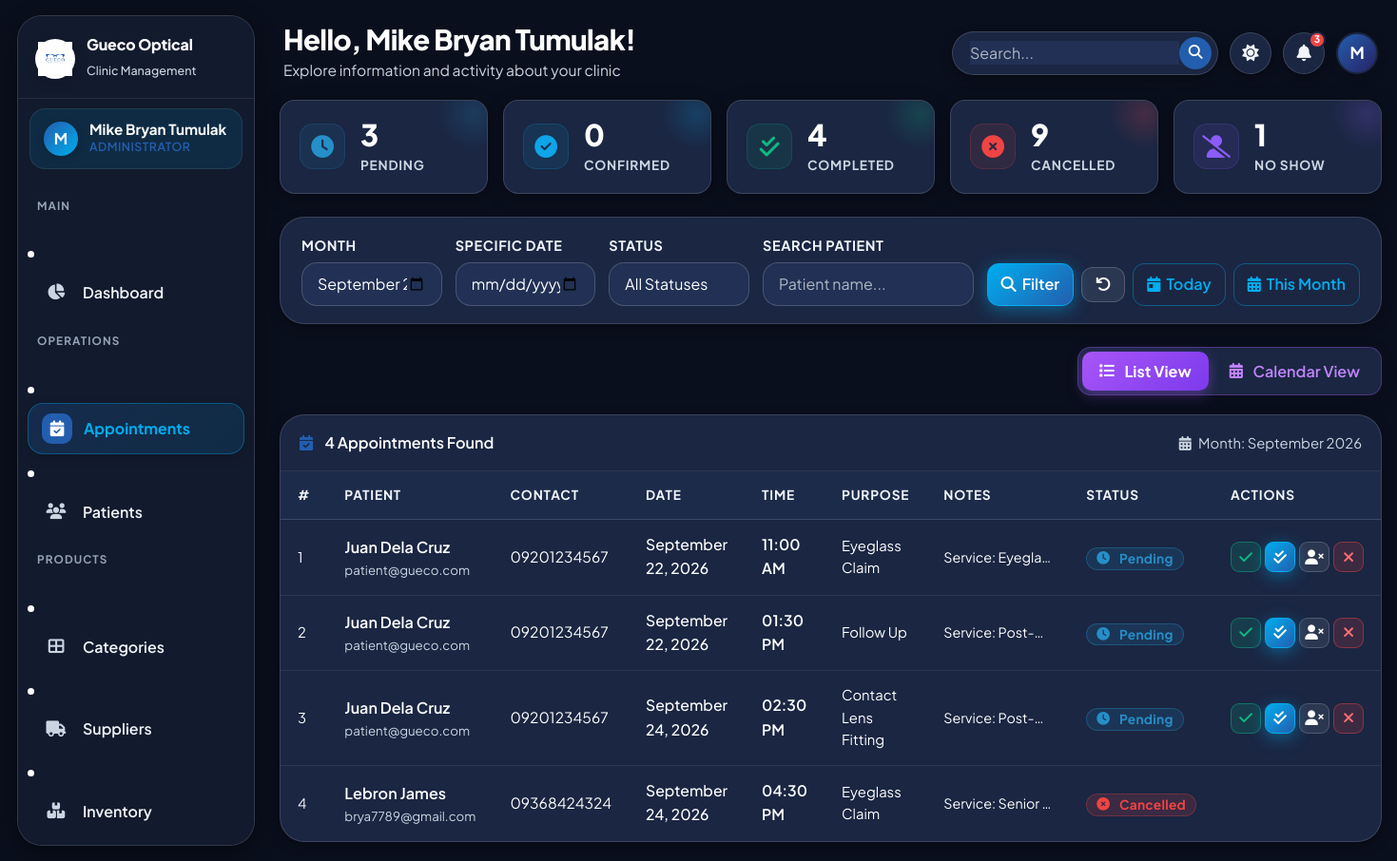
The page /admin/appointments.php (signed in) on the database its author committed.
### tables this page shows
CREATE TABLE `users` (
  `id` int(11) NOT NULL AUTO_INCREMENT,
  `full_name` varchar(100) NOT NULL,
  `email` varchar(100) NOT NULL,
  `password` varchar(255) NOT NULL,
  `role` enum('admin','doctor','saleslady') NOT NULL,
  `phone` varchar(20) DEFAULT NULL,
  `status` enum('active','inactive') DEFAULT 'active',
  `profile_photo` varchar(255) DEFAULT NULL,
  `created_at` timestamp NOT NULL DEFAULT current_timestamp(),
  `updated_at` timestamp NOT NULL DEFAULT current_timestamp() ON UPDATE current_timestamp(),
  PRIMARY KEY (`id`),
  UNIQUE KEY `email` (`email`)
);

CREATE TABLE `appointments` (
  `id` int(11) NOT NULL AUTO_INCREMENT,
  `patient_id` int(11) NOT NULL,
  `appointment_date` date NOT NULL,
  `appointment_time` time NOT NULL,
  `purpose` enum('consultation','eyeglass_claim','follow_up','contact_lens_fitting','other') NOT NULL DEFAULT 'consultation',
  `status` enum('pending','confirmed','completed','cancelled','no_show') DEFAULT 'pending',
  `notes` text DEFAULT NULL,
  `verified_by` int(11) DEFAULT NULL,
  `created_at` timestamp NOT NULL DEFAULT current_timestamp(),
  `updated_at` timestamp NOT NULL DEFAULT current_timestamp() ON UPDATE current_timestamp(),
  PRIMARY KEY (`id`),
  KEY `patient_id` (`patient_id`),
  KEY `verified_by` (`verified_by`),
  CONSTRAINT `appointments_ibfk_1` FOREIGN KEY (`patient_id`) REFERENCES `patients` (`id`) ON DELETE CASCADE,
  CONSTRAINT `appointments_ibfk_2` FOREIGN KEY (`verified_by`) REFERENCES `users` (`id`) ON DELETE SET NULL
);

CREATE TABLE `patients` (
  `id` int(11) NOT NULL AUTO_INCREMENT,
  `first_name` varchar(100) DEFAULT NULL,
  `middle_name` varchar(100) DEFAULT NULL,
  `last_name` varchar(100) DEFAULT NULL,
  `full_name` varchar(100) DEFAULT NULL,
  `email` varchar(100) NOT NULL,
  `google_id` varchar(255) DEFAULT NULL,
  `password` varchar(255) NOT NULL,
  `phone` varchar(20) DEFAULT NULL,
  `address` text DEFAULT NULL,
  `birthdate` date DEFAULT NULL,
  `gender` enum('male','female','other') DEFAULT NULL,
  `avatar` varchar(500) DEFAULT NULL,
  `status` enum('active','inactive') DEFAULT 'active',
  `created_at` timestamp NOT NULL DEFAULT current_timestamp(),
  `updated_at` timestamp NOT NULL DEFAULT current_timestamp() ON UPDATE current_timestamp(),
  `reset_otp_hash` varchar(255) DEFAULT NULL,
  `reset_expires` datetime DEFAULT NULL,
  PRIMARY KEY (`id`),
  UNIQUE KEY `email` (`email`),
  UNIQUE KEY `google_id` (`google_id`)
);

### admin/appointments.php (the view, shortened to what the rows shown need)
<?php
require_once __DIR__ . '/../config/functions.php';
$db = getDB();
$filterDate   = $_GET['date']   ?? '';
$filterMonth  = $_GET['month']  ?? '';
$page         = max(1, (int)($_GET['page'] ?? 1));
$perPage      = 15;
if (empty($_GET)) {
    $filterMonth = date('Y-m');
} elseif (isset($_GET['all'])) {
    $filterDate = '';
    $filterMonth = '';
    $filterStatus = '';
    $search = '';
}
$where = ['1=1'];
$params = [];
if (!empty($filterDate)) {
    $where[] = 'a.appointment_date = ?';
    $params[] = $filterDate;
} elseif (!empty($filterMonth)) {
    $where[] = "DATE_FORMAT(a.appointment_date, '%Y-%m') = ?";
    $params[] = $filterMonth;
}
$whereStr = implode(' AND ', $where);
$countStmt = $db->prepare("SELECT COUNT(*) as c FROM appointments a JOIN patients p ON p.id=a.patient_id WHERE $whereStr");
$countStmt->execute($params);
$total = $countStmt->fetch()['c'];
$pagination = paginate($total, $perPage, $page);
$params[] = $perPage; $params[] = $pagination['offset'];
$appts = $db->prepare("
    SELECT a.*, p.full_name as patient_name, p.phone, p.email as patient_email
    FROM appointments a
    JOIN patients p ON p.id = a.patient_id
    WHERE $whereStr
    ORDER BY a.appointment_date ASC, a.appointment_time ASC
    LIMIT ? OFFSET ?
");
$appts->execute($params);
$appts = $appts->fetchAll();
$extraHead = '<link rel="stylesheet" href="'.BASE_URL.'assets/css/pages/appointments.css?v='.time().'">';
include __DIR__ . '/../includes/header.php';
?>
<div id="listView" class="table-wrapper">
  <div class="table-responsive">
    <table class="table">
      <thead>
        <tr>
          <th>#</th>
          <th>Patient</th>
          <th>Contact</th>
          <th>Date</th>
          <th>Time</th>
          <th>Purpose</th>
          <th>Notes</th>
          <th>Status</th>
          <th>Actions</th>
        </tr>
      </thead>
      <tbody>
        <?php if (empty($appts)): ?>
        <tr><td colspan="9">
          <div class="empty-state">
            <div class="empty-icon"><i class="fas fa-calendar"></i></div>
            <h6>No appointments found</h6>
            <p>Try adjusting the filters above</p>
          </div>
        </td></tr>
        <?php else: ?>
        <?php foreach ($appts as $i => $a): ?>
        <tr>
          <td class="appt-67fd48"><?= $pagination['offset'] + $i + 1 ?></td>
          <td>
            <div class="appt-736493"><?= sanitize($a['patient_name']) ?></div>
            <div class="appt-26a4f5"><?= sanitize($a['patient_email']) ?></div>
          </td>
          <td class="appt-0de4e7"><?= sanitize($a['phone'] ?? '—') ?></td>
          <td class="appt-86a1f6"><?= formatDate($a['appointment_date']) ?></td>
          <td class="appt-059a4a"><?= formatTime($a['appointment_time']) ?></td>
          <td class="appt-bb0425"><?= ucwords(str_replace('_',' ',$a['purpose'])) ?></td>
          <td class="appt-7a6eb0"><?= sanitize($a['notes'] ?? '—') ?></td>
          <td><?= statusBadge($a['status']) ?></td>
          <td>
            <div class="appt-152c49">
              <?php if ($a['status'] === 'pending'): ?>
              <form method="POST" class="appt-1386d5" onsubmit="return confirmAction(this, 'Confirm this appointment?');">
                <button class="btn btn-sm btn-success btn-icon" title="Confirm"><i class="fas fa-check"></i></button>
              </form>
              <?php endif; ?>
              <?php if (in_array($a['status'],['pending','confirmed'])): ?>
              <form method="POST" class="appt-1386d5" onsubmit="return confirmAction(this, 'Mark this appointment as Complete?');">
                <button class="btn btn-sm btn-primary btn-icon" title="Mark Complete"><i class="fas fa-check-double"></i></button>
              </form>
              <form method="POST" class="appt-1386d5" onsubmit="return confirmAction(this, 'Mark patient as No Show?');">
                <button class="btn btn-sm btn-secondary btn-icon" title="No Show"><i class="fas fa-user-times"></i></button>
              </form>
              <form method="POST" class="appt-1386d5" onsubmit="return confirmAction(this, 'Cancel this appointment?');">
                <button class="btn btn-sm btn-danger btn-icon" title="Cancel"><?php echo '<i class="fas fa-times"></i>'; ?></button>
              </form>
              <?php endif; ?>
            </div>
          </td>
        </tr>
        <?php endforeach; ?>
        <?php endif; ?>
      </tbody>
    </table>
  </div>
</div>
<?php include __DIR__ . '/../includes/footer.php'; ?>

### includes/header.php (shortened to what the rows shown need)
<?php
require_once __DIR__ . '/../config/functions.php';
$user        = getCurrentUser();
$fullName    = $user['full_name'] ?? 'Admin';
$initials    = strtoupper(substr($fullName, 0, 1));
$userTheme = $_COOKIE['gueco_theme'] ?? ($_COOKIE['theme'] ?? 'dark');
$currentTheme = ($userTheme === 'light') ? 'light' : 'dark';
?>
<!DOCTYPE html>
<html lang="en" data-theme="<?= $currentTheme ?>">
<head>
  <link href="https://cdn.jsdelivr.net/npm/bootstrap@5.3.3/dist/css/bootstrap.min.css" rel="stylesheet">
  <link rel="stylesheet" href="https://cdnjs.cloudflare.com/ajax/libs/font-awesome/6.5.0/css/all.min.css">
  <link rel="stylesheet" href="<?= BASE_URL ?>assets/css/style.css?v=<?= time() ?>">
  <?php if (isset($extraHead)) echo $extraHead; ?>
</head>
<body>
<div class="app-wrapper">
  <aside class="sidebar" id="sidebar">
    <div class="sidebar-user">
      <div class="user-avatar">
        <span><?= $initials ?></span>
      </div>
      <div class="user-info">
        <div class="user-name"><?= sanitize($fullName) ?></div>
        <div class="user-role"><?= getRoleLabel($user['role'] ?? '') ?></div>
      </div>
    </div>
  </aside>
  <div class="main-content">
    <header class="app-header">
      <div class="header-left">
        <div class="header-greeting">
          <h4>Hello, <?= sanitize($fullName) ?>!</h4>
          <p>Explore information and activity about your clinic</p>
        </div>
      </div>
      <div class="header-right">
        <div class="header-search-wrap">
          <input type="text" placeholder="Search..." aria-label="Search">
          <button type="button" class="header-search-btn" title="Search">
          </button>
        </div>
        <button class="header-icon-btn" id="themeToggle" title="Toggle Theme">
          <i class="fas fa-moon" id="themeIcon"></i>
        </button>
        <div class="dropdown" id="notifDropdownWrap">
          <button class="header-icon-btn" type="button" data-bs-toggle="dropdown" aria-expanded="false" title="Notifications">
          </button>
        </div>
        <div class="header-avatar" title="<?= sanitize($fullName) ?>">
          <?= $initials ?>
        </div>
      </div>
    </header>
    <div class="page-content">

### config/functions.php (shortened to what the rows shown need)
<?php
function getCurrentUser(): ?array {
    try {
        $db = getDB();
        $stmt = $db->prepare("SELECT id, full_name, role, email, phone, status FROM users WHERE id = ?");
        $stmt->execute([$_SESSION['user_id']]);
        $user = $stmt->fetch();
        if ($user) {
            $currentUser = $user;
            return $currentUser;
        }
    } catch (Exception $e) {
    }
    $currentUser = [
        'id'        => $_SESSION['user_id'] ?? 0,
        'full_name' => $_SESSION['user_name'] ?? 'User',
        'role'      => $_SESSION['user_role'] ?? 'guest',
        'email'     => $_SESSION['user_email'] ?? '',
    ];
    return $currentUser;
}
function getRoleLabel(string $role): string {
    return match($role) {
        'admin'     => 'Administrator',
        'doctor'    => 'Optometrist',
        'saleslady' => 'Saleslady / Cashier',
        default     => ucfirst($role),
    };
}
function sanitize(string $value): string {
    return htmlspecialchars(strip_tags(trim($value)), ENT_QUOTES, 'UTF-8');
}
function formatDate(string $date): string {
    return date('F d, Y', strtotime($date));
}
function formatTime(string $time): string {
    return date('h:i A', strtotime($time));
}
function statusBadge(string $status): string {
    $map = [
        'pending'   => ['warning', 'clock'],
        'confirmed' => ['info',    'check-circle'],
        'completed' => ['success', 'check-double'],
        'cancelled' => ['danger',  'times-circle'],
        'no_show'   => ['secondary','user-times'],
        'active'    => ['success', 'circle'],
        'inactive'  => ['danger',  'circle'],
        'stock_in'  => ['success', 'arrow-up'],
        'stock_out' => ['danger',  'arrow-down'],
        'adjustment'=> ['warning', 'edit'],
    ];
    $cfg = $map[$status] ?? ['secondary', 'question-circle'];
    $label = ucwords(str_replace('_', ' ', $status));
    return "<span class='badge bg-{$cfg[0]}'><i class='fas fa-{$cfg[1]} me-1'></i>{$label}</span>";
}
function paginate(int $total, int $perPage, int $currentPage): array {
    $totalPages = (int) ceil($total / $perPage);
    $offset = ($currentPage - 1) * $perPage;
    return [
        'total'       => $total,
        'per_page'    => $perPage,
        'current'     => $currentPage,
        'total_pages' => $totalPages,
        'pages'       => $totalPages,
        'offset'      => $offset,
        'has_prev'    => $currentPage > 1,
        'has_next'    => $currentPage < $totalPages,
    ];
}

### rows shown on the page
users: full_name "M", full_name "Mike Bryan Tumulak", role "ADMINISTRATOR"
appointments: offset "1", patient.full_name "Juan Dela Cruz", patient.email "patient@gueco.com", patient.phone "09201234567", appointment_date "September 22, 2026", appointment_time "11:00 AM", purpose "Eyeglass Claim", notes "Service: Eyegla…", status "Pending"
appointments: offset "2", patient.full_name "Juan Dela Cruz", patient.email "patient@gueco.com", patient.phone "09201234567", appointment_date "September 22, 2026", appointment_time "01:30 PM", purpose "Follow Up", notes "Service: Post-…", status "Pending"
appointments: offset "3", patient.full_name "Juan Dela Cruz", patient.email "patient@gueco.com", patient.phone "09201234567", appointment_date "September 24, 2026", appointment_time "02:30 PM", purpose "Contact Lens Fitting", notes "Service: Post-…", status "Pending"
appointments: offset "4", patient.full_name "Lebron James", patient.email "brya7789@gmail.com", patient.phone "09368424324", appointment_date "September 24, 2026", appointment_time "04:30 PM", purpose "Eyeglass Claim", notes "Service: Senior…", status "Cancelled"

### other values the page prints
min($notifCount, 99) "3"
$overallStats[$s] "3"
$cfg['label'] "PENDING"
$overallStats[$s] "0"
$cfg['label'] "CONFIRMED"
$overallStats[$s] "4"
$cfg['label'] "COMPLETED"
$overallStats[$s] "9"
$cfg['label'] "CANCELLED"
$overallStats[$s] "1"
$cfg['label'] "NO SHOW"
$total "4"
date('F Y', strtotime($filterMonth . '-01')) "September 2026"
